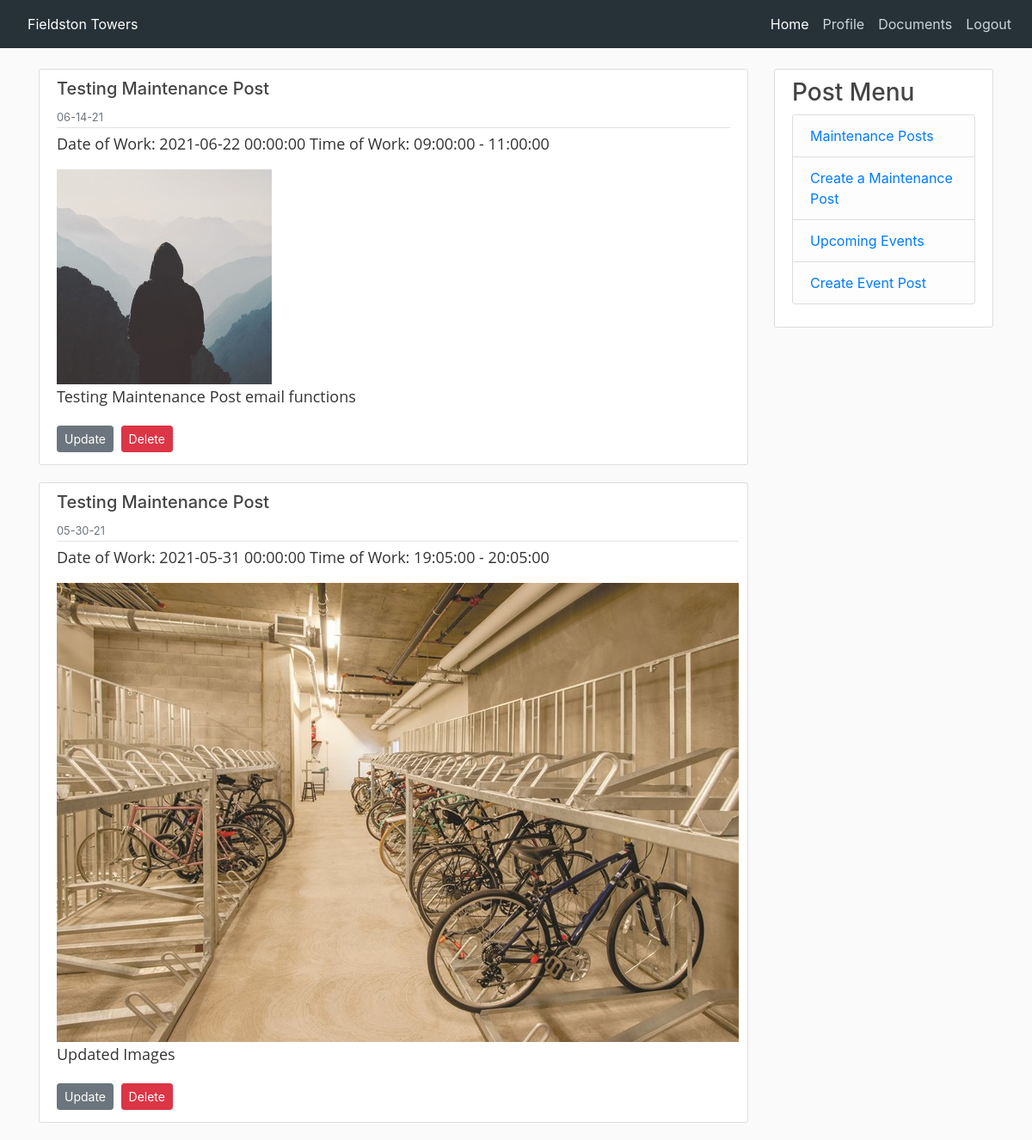
Before: /maintenance (signed in) with the older database file.
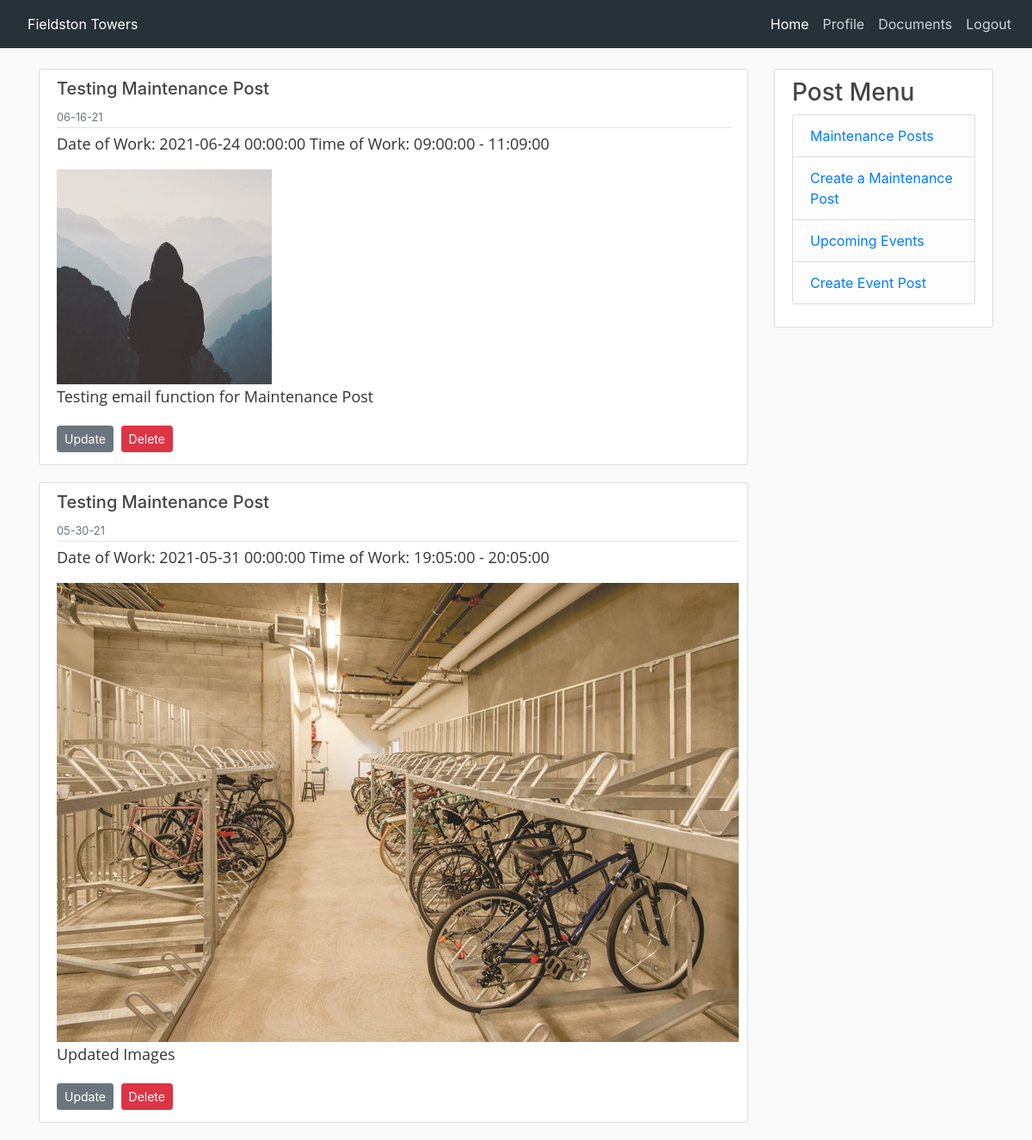
After: the same page with the newer database file.
### app/models.py (models this page shows)
class Maintenance(db.Model):
    id = db.Column(db.Integer, primary_key=True)
    maintenance_img = db.Column(db.String(20), nullable=False, default='default.jpg')
    title = db.Column(db.String(120))
    body = db.Column(db.String)
    start = db.Column(db.Time)
    end = db.Column(db.Time)
    date = db.Column(db.DateTime)
    timestamp = db.Column(db.DateTime, default=datetime.utcnow())
    user_id = db.Column(db.Integer, db.ForeignKey('user.id'))

### app/routes.py (the view)
@app.route('/maintenance', methods=['GET', 'POST'])
@login_required
def maintenance():
    maintenance_post = Maintenance.query.order_by(Maintenance.date.desc())
    return render_template('maintenance.html', maintenance_post=maintenance_post)

### app/models.py (called while the page is built)
@login.user_loader
def load_user(id):
    return User.query.get(int(id))

### app/templates/maintenance.html (shortened to what this page needs)
{% extends "base_login.html" %}
{% block content %}
{% for post in maintenance_post %}
    <article class="media content-section">
        <div class="media-body">
            <div class="article-metadata">
                <h5 class="">{{ post.title}}</h5>
                <small class="text-muted">{{ post.timestamp.strftime('%m-%d-%y') }}</small>
            </div>
            <p class="article-content">Date of Work: {{ post.date }}  Time of Work: {{post.start}} - {{post.end}}</p>
            {% if post.maintenance_img != None %}
                <img  src="{{ url_for('static', filename='maintenance_pic/' + post.maintenance_img) }}">
            {% endif %}
            <p class="article-content">{{ post.body }}</p>
            {% if post.author == current_user %}
            <div>
                <a class="btn btn-secondary btn-sm mt-1 mb-1" href="{{ url_for('maintenance_update', post_id=post.id) }}">Update</a>
                <button type="button" class="btn btn-danger btn-sm m-1" data-toggle="modal" data-target="#deleteModalMaintenance">
                    Delete
                </button>
            </div>
            {% endif %}
        </div>
    </article>
    {% endfor %}
{% endblock %}

### app/templates/base_login.html (shortened to what this page needs)
<!DOCTYPE html>
<html>
<head>
    <link rel="stylesheet" href="https://maxcdn.bootstrapcdn.com/bootstrap/4.0.0/css/bootstrap.min.css"
>
    <link rel="stylesheet" type="text/css" href="{{ url_for('static', filename='css/base_login.css') }}">
</head>
<body>
<header class="site-header">
    {% block navbar %}
    <nav class="navbar navbar-dark fixed-top navbar-expand-sm">
        {% if current_user.is_authenticated %}
        <a class="nav-link" href="{{ url_for('home') }}">Fieldston Towers</a>
        {% else %}
        <a class="nav-link" href="{{ url_for('index') }}">Fieldston Towers</a>
        {% endif %}
        <div class="collapse navbar-collapse justify-content-end" id="navbarNav">
            <ul class="nav navbar-nav">
                <li class="nav-item active">
                    {% if current_user.is_authenticated %}
                    <a class="nav-link" href="{{ url_for('home') }}">Home</a>
                    {% else %}
                    <a class="nav-link" href="{{ url_for('index') }}">Home</a>
                    {% endif %}
                </li>
                <li class="nav-item">
                    {% if current_user.is_authenticated %}
                    <a class="nav-link" href="{{ url_for('user', username=current_user.username) }}">Profile</a>
                    {% else %}
                    <a class="nav-link" href="{{ url_for('amenities') }}">Amenities</a>
                    {% endif %}
                </li>
                <li class="nav-item">
                    <a class="nav-link" href="{{ url_for('documents') }}">Documents</a>
                </li>
                <li class="nav-item">
                    {% if current_user.is_anonymous %}
                    <a class="nav-link" href="{{ url_for('login') }}"><span class="fas fa-sign-in-alt"></span> Residents</a>
                    {% else %}
                    <a class="nav-link" href="{{ url_for('logout') }}">
                        Logout</a>
                    {% endif %}
                </li>
            </ul>
        </div>
    </nav>
    {% endblock %}
</header>
<main role="main" class="container">
    <div class="row">
        <div class="col-md-9">
            {% block content %}{% endblock %}
        </div>
        <div class="col-md-3">
            <div class="content-section">
                <h3>Post Menu</h3>
                <ul class="list-group">
                    <li class="list-group-item list-group-item-light"> <a href="{{url_for('maintenance')}}">Maintenance Posts</a></li>
                    <li class="list-group-item list-group-item-light" > <a href="{{url_for('maintenance_form')}}">Create a Maintenance Post</a></li>
                    <li class="list-group-item list-group-item-light"><a href="{{url_for('events')}}">Upcoming Events</a></li>
                    <li class="list-group-item list-group-item-light"><a href="{{url_for('event_form')}}">Create Event Post</a></li>
                </ul>
            </div>
        </div>
    </div>
</main>
</body>
</html>

### app/static/css/base_login.css (style rules this page uses)
body { background: #fafafa; color: #333333; margin-top: 5rem; }
h1, h2, h3, h4, h5, h6 { color: #444444; }
.site-header .navbar-nav .nav-link { color: #cbd5db; }
.content-section { background: #ffffff; padding: 10px 20px; border: 1px solid #dddddd; border-radius: 3px; margin-bottom: 20px; }
.article-content { white-space: pre-line; font-size: 18px; font-weight: 400; line-height: 28px; font-family: 'Open Sans', sans-serif; }
.article-metadata { padding-bottom: 1px; margin-bottom: 4px; border-bottom: 1px solid #e3e3e3 }
nav { background-color: #263238; }
.nav-link { color: white; }

Changed rows visible on the page:
changed Maintenance: timestamp "06-14-21" → "06-16-21"; date "2021-06-22 00:00:00" → "2021-06-24 00:00:00"; end "11:00:00" → "11:09:00"; body "Testing Maintenance Post email functions" → "Testing email function for Maintenance Post"
